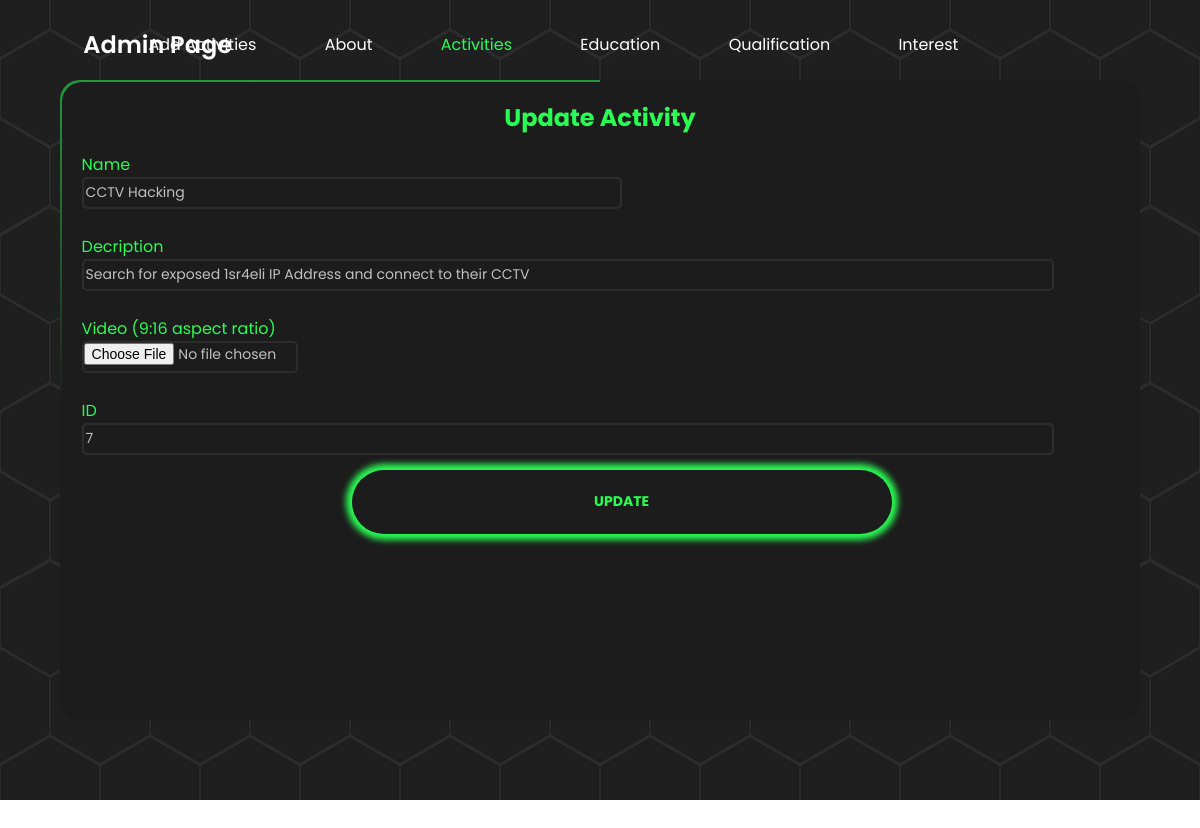
/activities_update.php?ref=7, run on the app's committed database.
### tables this page shows
CREATE TABLE `activities` (
  `activities_id` int(11) NOT NULL,
  `activities_name` varchar(100) NOT NULL,
  `activities_desc` varchar(200) NOT NULL,
  `activities_vid` varchar(200) NOT NULL
);

### activities_update.php (the view, shortened to what this page needs)
<?php
    include 'connect.php';
    if(isset($_GET['ref'])) {
    $id = $_GET['ref'];
    $sql = "SELECT * FROM activities where activities_id = '$id'";
    $result = $conn->query($sql);
    if ($result->num_rows > 0) {
     while($row = $result->fetch_assoc()) {
    $activities_name = $row['activities_name'];
    $activities_desc = $row['activities_desc'];
     }
    } else {
    }
    }else{
    header("location:index.php");
    }
?>
<html>
<head>
    <link rel="stylesheet" href="activities_add.css">
</head>
<header class="header">
    <a href="#" class="logo">Admin Page</a>
    <nav class="navbar">
        <a href="activities_add.php">Add Activities</a>
        <a href="admin.php">About</a>
        <a href="activities_list.php" class="active">Activities</a>
        <a href="education_list.php">Education</a>
        <a href="qualification_list.php">Qualification</a>
        <a href="interest_list.php">Interest</a>
    </nav>
</header>
<body>
    <div class="container">
        <header id="hex-grid">
    <div class="box">
        <div class="form"></div>
        <h2>Update Activity</h2>
        <form action="activities_update_act.php?ref=<?php echo"$id"; ?>" method="post">
            <br><br>
            Name<br>
            <input type="text" class="form-control" name="activities_name" id="activities_name" value="<?php echo"$activities_name";?>" required>
            <br><br>
            Decription
            <br>
            <input name="activities_desc" type="text" class="form-control" id="activities_desc" value="<?php echo"$activities_desc";?>">
            <br><br>
            Video (9:16 aspect ratio)
            <br>
            <input type="file" class="form-control" name="activities_vid" id="activities_vid" value="$activities_vid">
            <br><br>
            ID
            <br>
            <input name="activities_id" type="text" id="activities_id" value="<?php echo"$id";?>" readonly>
            <br><br>
            <input type="submit" class="submit" value="UPDATE" name="update" id="id">
        </form><br>
    </div>
    </header>
    </div>
</body>
</html>

### activities_add.css (style rules this page uses)
* { font-family: "Poppins", sans-serif; text-decoration: none; }
:root { --main-color: #29fd53; --line-color: #28292d; --background-color: #1c1c1c; --text-color: #fff; }
.header { position: fixed; top: 0; left: 0; width: 100%; padding: 2rem 9%; display: flex; justify-content: space-between; align-items: center; z-index: 100; }
.logo { font-style: 2.5rem; color: var(--text-color); font-weight: 600; cursor: pointer; transform: scale(1.5); }
.navbar { transform: translateX(-40%) }
.navbar a { font-size: 1rem; color: var(--text-color); margin-left: 4rem; transition: 0.3s; }
.navbar a:hover, .navbar a.active { color: var(--main-color); }
body { margin: 0; padding: 0; min-height: 160vh; overflow: hidden; }
.container { background: #2b2b2b; display: flex; justify-content: center; align-items: center; min-height: 100vh; position: relative; z-index: 0; }
#hex-grid { height: 100vh; }
label, h2 { color: #29fd53; font-weight: bold; text-align: center; }
form { position: absolute; top: 0%; left: 0%; border: none; width: 100%; height: 100%; padding: 2%; border-radius: 20px; color: #29fd53; place-items: center; ` }
.box { position: absolute; top: 10%; left: 5%; width: 90%; height: 80%; background: #1c1c1c; border-radius: 20px; overflow: hidden; z-index: -10; }
.box::before { content: ''; position: absolute; top: -250%; left: -50%; width: 100%; height: 300%; background: linear-gradient(0deg, transparent, #29fd53, #29fd53); transform-origin: bottom right; animation: animate 6s linear infinite; z-index: -100; }
.box::after { content: ''; position: absolute; top: -250%; left: -50%; width: 100%; height: 300%; background: linear-gradient(0deg, transparent, #29fd53, #29fd53); transform-origin: bottom right; animation: animate 6s linear infinite; animation-delay: -3s; z-index: -100; }
.form { position: absolute; inset: 2px; border-radius: 20px; background: #1c1c1c; z-index: -10; }
input, select, option, textarea { width: 90%; background: transparent; color: silver; border: 2px solid #2d2d2d; border-radius: 5px; font-size: 14px; transition: 0.2s; outline: none; }
#activities_name { width: 50%; }
#activities_desc { width: 90%; }
#activities_vid { width: 20%; }
input, select, option { height: 4vh; }
.submit, select, option { cursor: pointer; }
.submit { position: relative; background-color: transparent; width: 50%; height: 10%; padding: -20px 0px; top: -10%; left: 25%; font-weight: bold; display: inline-block; margin: 5% 0px; padding: 15px 30px; border-radius: 100px; color: #29fd53; border-color: transparent; box-shadow: 0px 0px 6px 6px #29fd53; text-transform: uppercase; overflow: hidden; transition: 0.2s; border: none; }

### data on the page
activities: activities_name "CCTV Hacking", activities_desc "Search for exposed 1sr4eli IP Address and connect to their CCTV"
